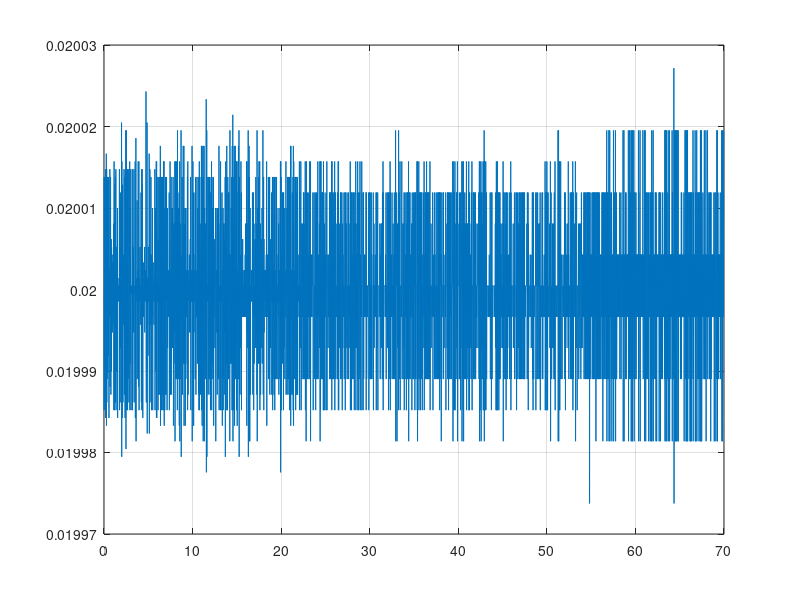

The MATLAB script that drew this image: (Note: this script raises an error after producing the figure.)
clc, clear variables
addpath ..\99_fcn_bib\
%%

% addpath ../99_Matlab
% addpath ../21_Measurements/20220714

% data = read_bin_data('log_40805.bin');
load log_40805.mat %  save log_40805 data
Teval = [10 80];

data.time = data.ti; data = rmfield( data , 'ti');
data.Lidar = data.Lidar(:,3);

ind_eval = data.time >= Teval(1) & data.time <= Teval(2);
ti = data.time(ind_eval,:);
ti = ti - ti(1);

% without interpolation
Ts = median(diff(ti))
Ts = 1/50;
time = ti;
N = length(time);

figure(99)
plot(ti(1:end-1), diff(ti)), grid on

Tmean = 5.0;
ind0 = data.time > 1 & data.time < Tmean;
mag0 = median(data.mag(ind0,1:3)).';
Ymag0 = atan2(data.mag(ind0,1), data.mag(ind0,2));
Ymag0 = median(Ymag0);

% without interpolation
gyro    = data.gyr(  ind_eval,:);
acc     = data.acc(  ind_eval,:);
mag     = data.mag(  ind_eval,:);
Lidar   = data.Lidar(ind_eval,:);
OF      = data.OF(   ind_eval,:);
RS      = data.RS(   ind_eval,:);

RPY     = [data.est_RPY(ind_eval,:), data.est_Vxyz(ind_eval,:), data.est_xyz(ind_eval,:)];

FT      = data.cntrl_FT(ind_eval,:);
baro    = data.Baro(ind_eval,:);
RS_yaw  = data.RS_yaw(ind_eval,:);
RS      = data.RS(ind_eval,:);

%%

% Siehe:  ..\20_Literatur\TU_Chemnitz_Transformation_Matrices.pdf, S. 55&56

% extract RS orientation (quaternion -> rpy)
quat_RS = RS(:,4:7);  
ind_first = find(quat_RS(:,1) ~= 0, 1); % before RS is activated, the data contains zeros
quat_RS0 = quat_RS(ind_first,:).';
quat_RS0 = quat_RS0/norm(quat_RS0); % normalize
quat_RS0(2:end) = -quat_RS0(2:end); % conjugate
% rotate quaternion according to initial rotation and convert to rpy
RPY_RS = zeros(N,3);
for i = ind_first:N
    quat_RS_i = quat_RS(i,:)./sqrt(sum(quat_RS(i,:).^2, 2)); % normalize
    quat_RS(i,:) = (quat2QprodR(quat_RS0) * quat_RS_i.').';  % quaternion multiplication
    RPY_RS(i,:)  = quat2rpy(quat_RS(i,:));                   % extract rpy
end
RPY_RS  = unwrap(RPY_RS);

L0 = [0.1795, 0.0026, -0.0159];
% transform to cg
RS = RS(:,1:3);
for i = 1:length(RS)
    % CEB := R <-> CBE := R^T
    RS(i,:) = RS(i,:) - L0 * quat2CBE(quat_RS(i,:)); % RS = RS - R * L0
end

% % extract RS orientation (quaternion -> rpy)
% quat_RS = RS(:,4:7);  
% ind_first = find(quat_RS(:,1) ~= 0, 1); % before RS is activated, the data contains zeros
% quat_RS0 = quat_RS(ind_first,:).';
% quat_RS0 = quat_RS0/norm(quat_RS0); % normalize
% R_RS0 = quat2CEB(quat_RS0);
% % rotate quaternion according to initial rotation and convert to rpy
% RPY_RS = zeros(N,3);
% for i = ind_first:N
%     quat_RS_i = quat_RS(i,:)./sqrt(sum(quat_RS(i,:).^2, 2)); % normalize
%     R_RS_i = quat2CEB(quat_RS_i)*R_RS0.';
%     quat_RS(i,:) = rotm2quat(R_RS_i);
%     RPY_RS(i,:)  = quat2rpy(quat_RS(i,:));                   % extract rpy
% end
% RPY_RS  = unwrap(RPY_RS);
% 
% L0 = [0.1795, 0.0026, -0.0159];
% % transform to cg
% RS = RS(:,1:3);
% for i = 1:length(RS)
%     % CEB := R <-> CBE := R^T
%     RS(i,:) = RS(i,:) - L0 * quat2CBE(quat_RS(i,:)); % RS = RS - R * L0
% end

figure(100)
plot(time, [RPY(:,[1 2 3]), RPY_RS]*180/pi), grid on

% compensate OF with gyro and LiDAR
% -Z*(avg_flowx + wy)
% -Z*(avg_flowy - wx)
scale = 1.0;
vOF(:,1) = (OF(:,1) + scale*gyro(:,2)).*Lidar(:,1);
vOF(:,2) = (OF(:,2) - scale*gyro(:,1)).*Lidar(:,1);
% plot([vOF]), ylim([-4 4])

% compensate LiDAR to height
pzL = Lidar(:,1).*cos(RPY(:,1)).*cos(RPY(:,2));

% uncompensated with orientation (assume we flight always pointing in RealSense initial orientation)
pOF = cumtrapz(vOF(:,[1 2]))*Ts;
pOF = pOF + RS(1,[1 2]);

% define filter
wg = 2*pi*10.0;
Gf = c2d(tf(wg^2, [1 2*0.7*wg wg^2]), Ts, 'tustin');

% uncompensated with orientation (assume we fligh always pointing in RealSense initial orientation)
dRS = diff(RS)/Ts; dRS = [zeros(1,size(dRS,2));dRS];
dRS = filtfilt(Gf.num{1}, Gf.den{1}, dRS);

ddRS = diff(RS)/Ts; ddRS = [zeros(1,size(ddRS,2));ddRS];
ddRS = filtfilt(Gf.num{1}, Gf.den{1}, ddRS);

dLidar = diff(Lidar(:,1))/Ts; dLidar = [zeros(1,size(Lidar(:,1),2));dLidar];
dLidar = filtfilt(Gf.num{1}, Gf.den{1}, dLidar);

ddLidar = diff(dLidar)/Ts; ddLidar = [zeros(1,size(Lidar(:,1),2));ddLidar];
ddLidar = filtfilt(Gf.num{1}, Gf.den{1}, ddLidar);

dpzL = diff(pzL)/Ts; dpzL = [zeros(1,size(Lidar(:,1),2));dpzL];
dpzL = filtfilt(Gf.num{1}, Gf.den{1}, dpzL);

% dpzB = diff(baro)/Ts; dpzB = [zeros(1,size(Lidar(:,1),2));dpzB];
% dpzB = filtfilt(Gf.num{1}, Gf.den{1}, dpzB);

% transform to body velocity
for i = 1:length(dRS)
    dRS(i,:) = dRS(i,:) * (calcRn([0;0;1], RPY_RS(i,3))* ...
                           calcRn([0;1;0], RPY_RS(i,2))* ...
                           calcRn([1;0;0], RPY_RS(i,1)));
    % = ( (Rz_psi * Ry_the * Rx_phi).' * dRS(i,:).' ).'
    % =    dRS(i,:)   * (Rz_psi * Ry_the * Rx_phi)
end

% acc = -kv*v - (w x v) <-> v = 1/kv * (-acc - (w x v))
% - (w x v) = coriolis term
% vy*wz - vz*wy
% vz*wx - vx*wz
% vx*wy - vy*wx

% air resistance coefficient
kvx = 0.2;
kvy = 0.2;
kvz = 1;    % too noisy
vacc = -acc(:,[1 2 3]) + [zeros(N,2), 9.8*ones(N,1)];
vacc(:,1) = vacc(:,1) + 0*(vOF(:,2).*gyro(:,3) - dpzL.*gyro(:,2));
vacc(:,2) = vacc(:,2) + 0*(dpzL.*gyro(:,1) - vOF(:,1).*gyro(:,3));
vacc(:,1) = vacc(:,1)/kvx; vacc(:,2) = vacc(:,2)/kvy; vacc(:,3) = vacc(:,3)/kvz;

% gyr_acc_mag_FT_baro_RS_RScam_RPY_RS = [gyro(:,1:3), acc(:,1:3), mag(:,1:3), FT, baro, RS, RScam, RPY_RS];
% gyr_acc_mag_rspos_rsyaw_lidar = [gyro(:,1:3), acc(:,1:3), mag(:,1:3), RS, RS_yaw];
gyr_acc_mag_rspos_rsyaw_lidar = [gyro(:,1:3), acc(:,1:3), mag(:,1:3), RS, RPY_RS(:,3), Lidar];

Ymag = atan2(gyr_acc_mag_rspos_rsyaw_lidar(:,7), gyr_acc_mag_rspos_rsyaw_lidar(:,8));
Ymag = unwrap(Ymag - Ymag0);

ind = 1:3;
RPYint = cumtrapz(time, gyr_acc_mag_rspos_rsyaw_lidar(:,ind) - 0*mean(gyr_acc_mag_rspos_rsyaw_lidar(time < Tmean,ind)));

%%

data = gyr_acc_mag_rspos_rsyaw_lidar;
ind_gyro = 1:3;
ind_acc  = 4:6;
ind_mag  = 7:9;
clear gyr_acc_mag

%% dont worry up to here

% parameters converted from ekf_rpyvp, 13.07.2022
para.Ts = Ts;
para.wg = 2*pi*0.1;
para.g  = 9.81;
para.kvx = 0.2;
para.kvy = 0.2;
% para.wa = 2*pi*0.7;

% 6 / 8 states
% [n_gyro; n_v; n_b_g; n_b_a]
var_fx = [0.01*[1 1], 10*[1 1], 0.02*[1 1], 1*[1 1]];
% var_fx = [0.1*[1 1], 10*[1 1], 0.02*[1 1], 1*[1 1]];
% [n_acc]
var_gy = [5.0*[1 1]];
rho = 0.1;

x_k = zeros(6,1);
[X_k, K_k, Q_k, R_k, P_k, F_k0, H_k0, P_svd_k, Q_k0, R_k0, P_k0, xi_k] = ... 
    ekf_RP_6states(data, x_k, para, var_fx, var_gy, rho);
% x_k = zeros(8,1);
% [X_k, K_k, Q_k, R_k, P_k, F_k0, H_k0, P_svd_k, Q_k0, R_k0, P_k0, xi_k] = ... 
%     ekf_RP_8states(data, x_k, para, var_fx, var_gy, rho); % THIS IS THE ACTUAL C++ IMPLEMENTATION

% Mahony
p = 2;         % pole at p rad/s
kp = 2 * [p, p, p].';
ki = kp.^2 / 3;
para.kp = kp;
para.ki = ki;
rpy0 = 0 * [60, 60, 60] * pi/180;
quat0 = rpy2quat(rpy0).';
[quatRP , biasRP ] = mahonyRP (data(:,ind_gyro), data(:,ind_acc), para, Ts, quat0);
[quatRPY, biasRPY] = mahonyRPY(data(:,ind_gyro), data(:,ind_acc), data(:,ind_mag), para, Ts, quat0);
rpyRP  = quat2rpy(quatRP );
rpyRPY = quat2rpy(quatRPY);

% Statisches Kalman-Filter
format long
K_k_stat = dlqr(F_k0.', H_k0.', Q_k0, R_k0).'
format short

Ob = obsv(F_k0, H_k0);
rank(Ob)
cond(Ob)

format long
K_k
K_k_stat
norm(K_k - K_k_stat)
format short

eig_d = eig(F_k0 - K_k_stat*H_k0);
eig_c = log(eig_d)/Ts;
fn = abs(eig_c)/2/pi
Dn = cos(pi-angle(eig_c))

nx = size(F_k0,2);
sys_d = ss(F_k0 - K_k_stat*H_k0, [-Ts*[eye(2);zeros(nx-2,2)], -K_k_stat], eye(nx), zeros(nx,4), Ts);

figure(1)
sigma(sys_d), grid on, hold on
xlim([1e-5 1e2])
title('EKF Error Dynamics')

% figure(2)
% bodemag(sys_d([1 2 3 4],:)), grid on, hold on
% axis([1e-8 1e1 1e-6 1e2])
% title('EKF Error Dynamics')

show_int = 1;

figure(3)
ax(1) = subplot(311);
stairs(time, [rpyRP(:,1), X_k(:,1), show_int*RPYint(:,1)]*180/pi), grid on
ylabel('Roll (deg)'), xlabel('Time (sec)')
ax(2) = subplot(312);
stairs(time, [rpyRP(:,2), X_k(:,2), show_int*RPYint(:,2)]*180/pi), grid on
ylabel('Pitch (deg)'), xlabel('Time (sec)')
ax(3) = subplot(313);
stairs(time, [Ymag, show_int*RPYint(:,3)]*180/pi), grid on
ylabel('Yaw (deg)')
xlabel('Time (s)')
linkaxes(ax, 'x'), clear ax
xlim([0 time(end)])

figure(4)
ax(1) = subplot(211);
stairs(time, [dRS(:,[1 2]), X_k(:,[3 4])]), grid on
legend('vx RS','vy RS','vx EKF','vy EKF')
ax(1) = subplot(212);
stairs(time, [X_k(:,[5 6])]), grid on
legend('b_gx','b_gy')
ylabel('Gyro Bias (rad/sec)')
xlabel('Time (s)')
linkaxes(ax, 'x'), clear ax
xlim([0 time(end)])

figure(5)
subplot(211)
semilogy(time, P_svd_k), grid on
subplot(212)
semilogy(time, xi_k), grid on
